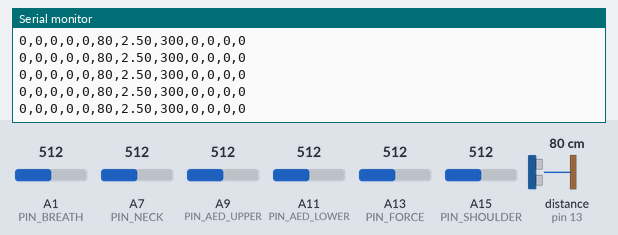
Simulated run of this sketch. Board: Arduino Mega 2560, built with avr-gcc and run on an emulated ATmega2560. Parts: the last lines printed to the serial monitor. Wiring (inferred from the names in the program): ultrasonic range finder: trigger pin 12; echo pin 13. The test bench sets the inputs (shaded band); at power-on: distance to the obstacle (sensor on pin 13) 80 cm, A1 (PIN_BREATH) = 512, A7 (PIN_NECK) = 512, A9 (PIN_AED_UPPER) = 512, A11 (PIN_AED_LOWER) = 512, A13 (PIN_FORCE) = 512, A15 (PIN_SHOULDER) = 512. The echo pulse lasts 58.3 µs per cm.

Above: at 1.2 s.
1.3 s: distance to the obstacle (sensor on pin 13) set to 2 cm
At 1.42 s:
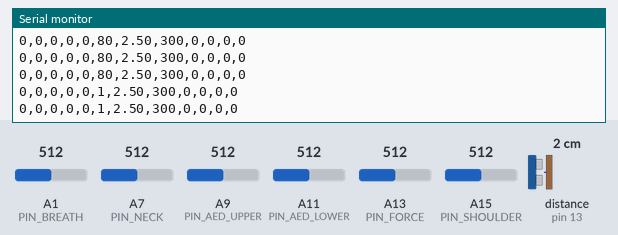
2.8 s: A1 (PIN_BREATH) set to 610
At 2.82 s:
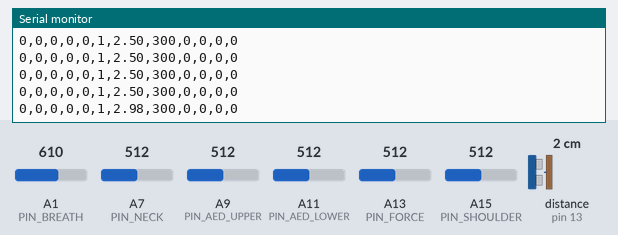
4.3 s: A7 (PIN_NECK) set to 610
At 4.32 s:
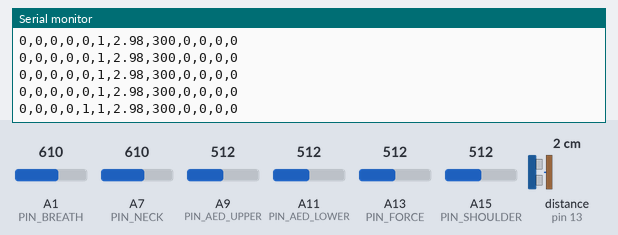
5.8 s: A9 (PIN_AED_UPPER) set to 610
At 5.82 s:
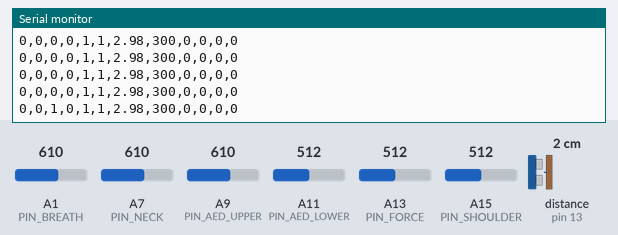
7.3 s: A11 (PIN_AED_LOWER) set to 610
At 7.32 s:
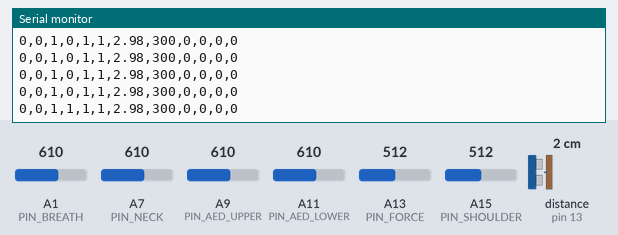
8.8 s: A13 (PIN_FORCE) set to 610
At 8.82 s:
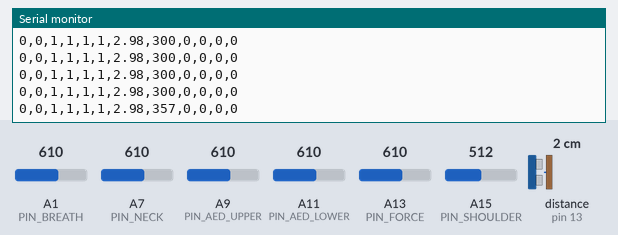

The sketch:

analog_hardware_serial.ino
```cpp
/*
 * CPR Trainer — Analog Hardware Serial Firmware (analog_v2)
 *
 * 12-channel CSV at 115200 baud for CPR Trainer web/Android app.
 *
 * Hardware mapping:
 *   A15  — Shoulder (ch 0 & 1 duplicate for L/R app compatibility)
 *   A9   — AED pad upper (ch 2)
 *   A11  — AED pad lower (ch 3)
 *   A7   — Neck tilt (ch 4)
 *   D12/D13 — Ultrasonic depth cm (ch 5)
 *   J5.A1 (A1) — Rescue breath pressure (ch 6, volts)
 *   A13  — Compression force 0–600 (ch 7)
 *   ch 8–11 — unused (0)
 *
 * CSV: shoulder_l,shoulder_r,aed_u,aed_l,neck,depth_cm,breath_V,force,0,0,0,0
 */

const int PIN_SHOULDER = A15;
const int PIN_AED_UPPER = A9;
const int PIN_AED_LOWER = A11;
const int PIN_NECK = A7;
const int PIN_FORCE = A13;
const int PIN_BREATH = A1;  // J5.A1 on expansion connector

const int PING_TRIGGER = 12;
const int PING_ECHO = 13;

const int ANALOG_TOUCH_THRESHOLD = 512;
const int FORCE_MAX = 600;

const unsigned long LINE_INTERVAL_MS = 100;
unsigned long lastLineMs = 0;
long lastValidDepthCm = 0;

void setup() {
  Serial.begin(115200);
  while (!Serial) { ; }
  Serial.println(F("# PROFILE analog_v2"));
  Serial.println(F("# CPR Trainer analog firmware — 12ch CSV @ 115200"));
}

void loop() {
  unsigned long now = millis();
  if (now - lastLineMs < LINE_INTERVAL_MS) {
    return;
  }
  lastLineMs = now;

  int shoulder = analogTouch(PIN_SHOULDER);
  int aedUpper = analogTouch(PIN_AED_UPPER);
  int aedLower = analogTouch(PIN_AED_LOWER);
  int neck = analogTouch(PIN_NECK);

  long depthCm = readUltrasonicCm();
  float breathV = readVoltage(PIN_BREATH);
  int force = mapForce(analogRead(PIN_FORCE));

  Serial.print(shoulder); Serial.print(',');
  Serial.print(shoulder); Serial.print(',');
  Serial.print(aedUpper); Serial.print(',');
  Serial.print(aedLower); Serial.print(',');
  Serial.print(neck); Serial.print(',');
  Serial.print(depthCm); Serial.print(',');
  Serial.print(breathV, 2); Serial.print(',');
  Serial.print(force); Serial.print(',');
  Serial.print(0); Serial.print(',');
  Serial.print(0); Serial.print(',');
  Serial.print(0); Serial.print(',');
  Serial.println(0);
}

int analogTouch(int pin) {
  return analogRead(pin) > ANALOG_TOUCH_THRESHOLD ? 1 : 0;
}

float readVoltage(int pin) {
  int raw = analogRead(pin);
  return raw * (5.0f / 1023.0f);
}

int mapForce(int raw) {
  long scaled = (long)raw * FORCE_MAX / 1023;
  return (int)constrain(scaled, 0, FORCE_MAX);
}

long readUltrasonicCm() {
  long samples[3];
  int validCount = 0;
  for (int i = 0; i < 3; i++) {
    long reading = readUltrasonicCmOnce();
    if (reading > 0) {
      samples[validCount++] = reading;
    }
    if (i < 2) {
      delay(5);
    }
  }

  if (validCount == 0) {
    return lastValidDepthCm;
  }

  for (int i = 0; i < validCount - 1; i++) {
    for (int j = i + 1; j < validCount; j++) {
      if (samples[j] < samples[i]) {
        long tmp = samples[i];
        samples[i] = samples[j];
        samples[j] = tmp;
      }
    }
  }

  long median = samples[validCount / 2];
  lastValidDepthCm = median;
  return median;
}

long readUltrasonicCmOnce() {
  pinMode(PING_TRIGGER, OUTPUT);
  digitalWrite(PING_TRIGGER, LOW);
  delayMicroseconds(2);
  digitalWrite(PING_TRIGGER, HIGH);
  delayMicroseconds(5);
  digitalWrite(PING_TRIGGER, LOW);

  pinMode(PING_ECHO, INPUT);
  long duration = pulseIn(PING_ECHO, HIGH, 30000);
  if (duration <= 0) {
    return lastValidDepthCm > 0 ? lastValidDepthCm : 0;
  }
  return microsecondsToCentimeters(duration);
}

long microsecondsToCentimeters(long microseconds) {
  return microseconds / 29 / 2;
}
```

Measured:
- after the input at 1.3 s, the serial monitor: prints a new line at once (image 1)
- after the input at 2.8 s, the serial monitor: prints a new line at once (image 2)
- after the input at 4.3 s, the serial monitor: prints a new line at once (image 3)
- after the input at 5.8 s, the serial monitor: prints a new line at once (image 4)
- after the input at 7.3 s, the serial monitor: prints a new line at once (image 5)
- after the input at 8.8 s, the serial monitor: prints a new line at once (image 6)
